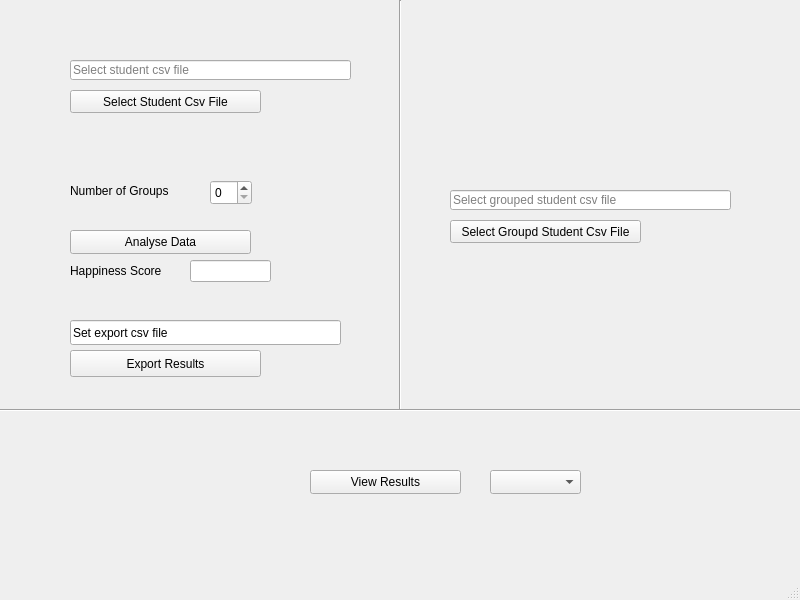
<?xml version="1.0" encoding="UTF-8"?>
<ui version="4.0">
 <class>MainWindow</class>
 <widget class="QMainWindow" name="MainWindow">
  <property name="enabled">
   <bool>true</bool>
  </property>
  <property name="geometry">
   <rect>
    <x>0</x>
    <y>0</y>
    <width>800</width>
    <height>600</height>
   </rect>
  </property>
  <property name="windowTitle">
   <string>MainWindow</string>
  </property>
  <widget class="QWidget" name="centralwidget">
   <widget class="QPushButton" name="selectStudentCsvButton">
    <property name="geometry">
     <rect>
      <x>70</x>
      <y>90</y>
      <width>191</width>
      <height>23</height>
     </rect>
    </property>
    <property name="text">
     <string>Select Student Csv File</string>
    </property>
   </widget>
   <widget class="QLineEdit" name="csvFilePathDisplay">
    <property name="geometry">
     <rect>
      <x>70</x>
      <y>60</y>
      <width>281</width>
      <height>20</height>
     </rect>
    </property>
    <property name="readOnly">
     <bool>true</bool>
    </property>
    <property name="placeholderText">
     <string>Select student csv file</string>
    </property>
   </widget>
   <widget class="QPushButton" name="analyseDataButton">
    <property name="geometry">
     <rect>
      <x>70</x>
      <y>230</y>
      <width>181</width>
      <height>24</height>
     </rect>
    </property>
    <property name="text">
     <string>Analyse Data</string>
    </property>
   </widget>
   <widget class="QLineEdit" name="exportCsvDisplay">
    <property name="geometry">
     <rect>
      <x>70</x>
      <y>320</y>
      <width>271</width>
      <height>25</height>
     </rect>
    </property>
    <property name="text">
     <string>Set export csv file</string>
    </property>
   </widget>
   <widget class="QPushButton" name="exportCsvButton">
    <property name="geometry">
     <rect>
      <x>70</x>
      <y>350</y>
      <width>191</width>
      <height>27</height>
     </rect>
    </property>
    <property name="text">
     <string>Export Results</string>
    </property>
   </widget>
   <widget class="QLineEdit" name="happinessScoreDisplay">
    <property name="geometry">
     <rect>
      <x>190</x>
      <y>260</y>
      <width>81</width>
      <height>22</height>
     </rect>
    </property>
   </widget>
   <widget class="QLabel" name="happinessScoreLabel">
    <property name="geometry">
     <rect>
      <x>70</x>
      <y>260</y>
      <width>121</width>
      <height>21</height>
     </rect>
    </property>
    <property name="text">
     <string>Happiness Score</string>
    </property>
   </widget>
   <widget class="QLabel" name="numberGroupsLabel">
    <property name="geometry">
     <rect>
      <x>70</x>
      <y>180</y>
      <width>141</width>
      <height>21</height>
     </rect>
    </property>
    <property name="text">
     <string>Number of Groups</string>
    </property>
   </widget>
   <widget class="QPushButton" name="viewResults">
    <property name="geometry">
     <rect>
      <x>310</x>
      <y>470</y>
      <width>151</width>
      <height>24</height>
     </rect>
    </property>
    <property name="text">
     <string>View Results</string>
    </property>
   </widget>
   <widget class="QComboBox" name="viewResultsGroupComboBox">
    <property name="geometry">
     <rect>
      <x>490</x>
      <y>470</y>
      <width>91</width>
      <height>24</height>
     </rect>
    </property>
   </widget>
   <widget class="QSpinBox" name="numGroupsSpinBox">
    <property name="geometry">
     <rect>
      <x>210</x>
      <y>180</y>
      <width>42</width>
      <height>25</height>
     </rect>
    </property>
   </widget>
   <widget class="Line" name="line">
    <property name="geometry">
     <rect>
      <x>390</x>
      <y>0</y>
      <width>20</width>
      <height>411</height>
     </rect>
    </property>
    <property name="orientation">
     <enum>Qt::Vertical</enum>
    </property>
   </widget>
   <widget class="QLineEdit" name="csvFilePathDisplay_2">
    <property name="geometry">
     <rect>
      <x>450</x>
      <y>190</y>
      <width>281</width>
      <height>20</height>
     </rect>
    </property>
    <property name="readOnly">
     <bool>true</bool>
    </property>
    <property name="placeholderText">
     <string>Select grouped student csv file</string>
    </property>
   </widget>
   <widget class="QPushButton" name="selectGroupedStudentCsvButton">
    <property name="geometry">
     <rect>
      <x>450</x>
      <y>220</y>
      <width>191</width>
      <height>23</height>
     </rect>
    </property>
    <property name="text">
     <string>Select Groupd Student Csv File</string>
    </property>
   </widget>
   <widget class="Line" name="line_2">
    <property name="geometry">
     <rect>
      <x>0</x>
      <y>400</y>
      <width>801</width>
      <height>20</height>
     </rect>
    </property>
    <property name="orientation">
     <enum>Qt::Horizontal</enum>
    </property>
   </widget>
  </widget>
  <widget class="QMenuBar" name="menubar">
   <property name="geometry">
    <rect>
     <x>0</x>
     <y>0</y>
     <width>800</width>
     <height>20</height>
    </rect>
   </property>
  </widget>
  <widget class="QStatusBar" name="statusbar"/>
 </widget>
 <resources/>
 <connections/>
</ui>
